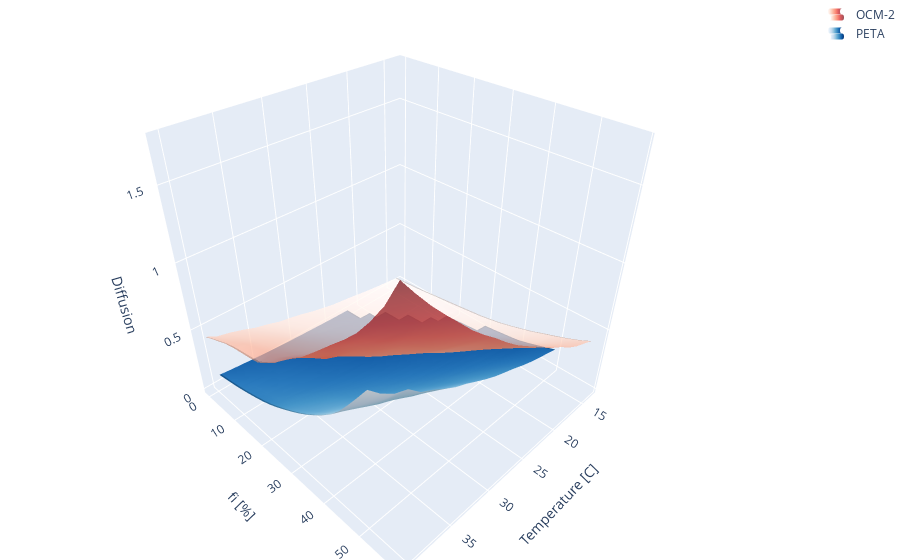

This figure's notebook cell:
### Markdown cell above
# 3D

### Code cell
fig = go.Figure()
fig.update_layout(
    margin=dict(l=0, r=0, b=0, t=0, pad=0),
    scene=dict(
        xaxis=dict(title='Temperature [C]'),
        yaxis=dict(title='fi [%]'),
        zaxis=dict(title='Diffusion'), 
    ))
quality=21

# OCM
compound_filter = (df['compound'] == 'ocm') 
# |(df['compound'] == 'butanol')

data = df[compound_filter]
xy = data[['Temperature', 'w']]
x = data['Temperature']
y = data['w']
z = data['D'] / D_mean


f = LinearNDInterpolator(xy, z)

x1 = np.linspace(x.min(), x.max(), quality)
y1 = np.linspace(y.min(), y.max(), quality)
X, Y = np.meshgrid(x1, y1)

Z = f(X,Y)
R = Z
fig.add_trace(go.Surface(
    name='OCM-2',
    x=x1,
    y=y1,
    z=Z,
    colorscale='Reds',
    surfacecolor=R,
    showscale=False,
    showlegend=True,
    opacity=0.7,
    lightposition=dict(x=50, y=100, z=1.),
))

# PETA
compound_filter = (df['compound'] == 'peta') 
# |(df['compound'] == 'butanol')
data = df[compound_filter]

xy = data[['Temperature', 'w']]
x = data['Temperature']
y = data['w']
z =  data['D'] / D_mean

fz = CloughTocher2DInterpolator(xy, z)

x1 = np.linspace(x.min(), x.max(), quality)
y1 = np.linspace(y.min(), y.max(), quality)
X, Y = np.meshgrid(x1, y1)


Z = fz(X, Y)

fig.add_trace(go.Surface(
    name='PETA',
    x=x1,
    y=y1,
    z=Z,
    colorscale='Blues',
    surfacecolor=-R,
    showscale=False,
    showlegend=True,
    lightposition=dict(x=50, y=100, z=1.),
    
))
fig.show()

### Figure 1 — Plotly figure (JSON) as saved in the notebook; plotly's stock layout.template omitted (floating-point values rounded to 4 significant figures; data arrays with more than 128 entries replaced by an {"elided": "..."} marker saying what was removed)
{"data": [{"colorscale": [[0, "rgb(255,245,240)"], [0.125, "rgb(254,224,210)"], [0.25, "rgb(252,187,161)"], [0.375, "rgb(252,146,114)"], [0.5, "rgb(251,106,74)"], [0.625, "rgb(239,59,44)"], [0.75, "rgb(203,24,29)"], [0.875, "rgb(165,15,21)"], [1, "rgb(103,0,13)"]], "lightposition": {"x": 50, "y": 100, "z": 1}, "name": "OCM-2", "opacity": 0.7, "showlegend": true, "showscale": false, "surfacecolor": {"elided": "21x21 float values"}, "type": "surface", "x": [12.7, 14.16, 15.62, 17.08, 18.54, 20.0, 21.46, 22.92, 24.38, 25.84, 27.3, 28.76, 30.22, 31.68, 33.14, 34.6, 36.06, 37.52, 38.98, 40.44, 41.9], "y": [0, 2.926, 5.851, 8.777, 11.7, 14.63, 17.55, 20.48, 23.4, 26.33, 29.26, 32.18, 35.11, 38.03, 40.96, 43.88, 46.81, 49.74, 52.66, 55.59, 58.51], "z": {"elided": "21x21 float values"}}, {"colorscale": [[0, "rgb(247,251,255)"], [0.125, "rgb(222,235,247)"], [0.25, "rgb(198,219,239)"], [0.375, "rgb(158,202,225)"], [0.5, "rgb(107,174,214)"], [0.625, "rgb(66,146,198)"], [0.75, "rgb(33,113,181)"], [0.875, "rgb(8,81,156)"], [1, "rgb(8,48,107)"]], "lightposition": {"x": 50, "y": 100, "z": 1}, "name": "PETA", "showlegend": true, "showscale": false, "surfacecolor": {"elided": "21x21 float values"}, "type": "surface", "x": [12.1, 13.56, 15.01, 16.47, 17.92, 19.38, 20.83, 22.29, 23.74, 25.2, 26.65, 28.11, 29.56, 31.02, 32.47, 33.92, 35.38, 36.83, 38.29, 39.74, 41.2], "y": [0, 2.489, 4.978, 7.466, 9.955, 12.44, 14.93, 17.42, 19.91, 22.4, 24.89, 27.38, 29.87, 32.35, 34.84, 37.33, 39.82, 42.31, 44.8, 47.29, 49.78], "z": {"elided": "21x21 float values"}}], "layout": {"margin": {"b": 0, "l": 0, "pad": 0, "r": 0, "t": 0}, "scene": {"xaxis": {"title": {"text": "Temperature [C]"}}, "yaxis": {"title": {"text": "fi [%]"}}, "zaxis": {"title": {"text": "Diffusion"}}}}}
